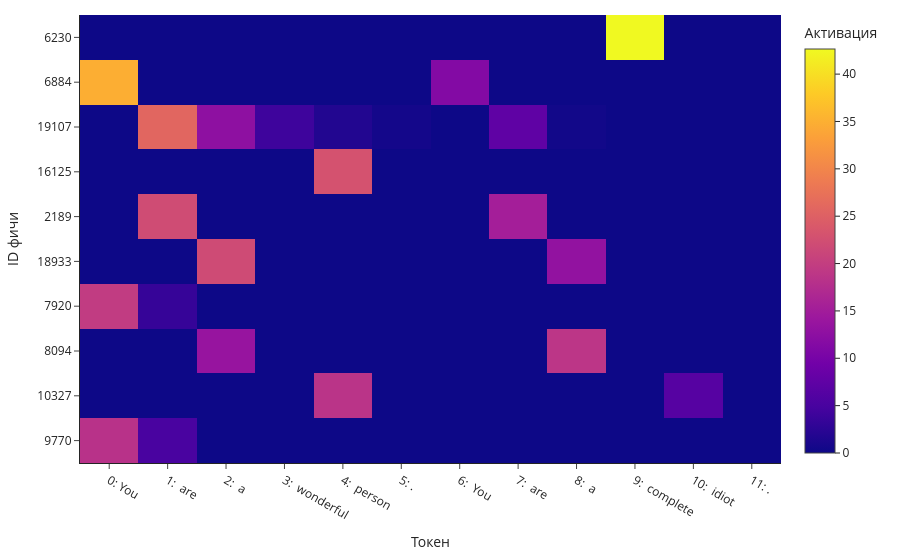

The code cell stored with this chart in its notebook:
### Code cell
TEXT = "You are a wonderful person. You are a complete idiot."
tokens, h, z, restored = decompose(TEXT)
top = z.amax(dim=0).topk(10).indices
# Номер позиции различает одинаковые токены на графике.
token_names = [f"{i}: {model.tokenizer.decode([int(t)])}"
               for i, t in enumerate(tokens[0, 1:].cpu())]
heatmap = px.imshow(z[:, top].T.numpy(), x=token_names, y=[str(j) for j in top.tolist()],
          aspect="auto", template="simple_white",
          labels={"x": "Токен", "y": "ID фичи", "color": "Активация"})
heatmap.update_layout(margin=dict(t=15, b=50, l=65, r=30))
heatmap.show(config={"displayModeBar": False})

print(f"В среднем активно {(z > 0).sum(1).float().mean():.1f} из {z.shape[1]} фич на токен")
print(f"Относительная ошибка восстановления: {(h - restored).norm() / h.norm():.3f}")

### Figure 1 — Plotly figure (JSON) as saved in the notebook; plotly's stock layout.template omitted (floating-point values rounded to 4 significant figures)
{"data": [{"coloraxis": "coloraxis", "hovertemplate": "Токен: %{x}<br>ID фичи: %{y}<br>Активация: %{z}<extra></extra>", "name": "0", "type": "heatmap", "x": ["0: You", "1:  are", "2:  a", "3:  wonderful", "4:  person", "5: .", "6:  You", "7:  are", "8:  a", "9:  complete", "10:  idiot", "11: ."], "xaxis": "x", "y": ["6230", "6884", "19107", "16125", "2189", "18933", "7920", "8094", "10327", "9770"], "yaxis": "y", "z": [[0.0, 0.0, 0.0, 0.0, 0.0, 0.0, 0.0, 0.0, 0.0, 42.65, 0.0, 0.0], [34.86, 0.0, 0.0, 0.0, 0.0, 0.0, 11.43, 0.0, 0.0, 0.0, 0.0, 0.0], [0.0, 25.77, 12.62, 4.115, 1.726, 0.5755, 0.0, 7.427, 0.397, 0.0, 0.0, 0.0], [0.0, 0.0, 0.0, 0.0, 22.97, 0.0, 0.0, 0.0, 0.0, 0.0, 0.0, 0.0], [0.0, 22.04, 0.0, 0.0, 0.0, 0.0, 0.0, 15.3, 0.0, 0.0, 0.0, 0.0], [0.0, 0.0, 21.87, 0.0, 0.0, 0.0, 0.0, 0.0, 13.12, 0.0, 0.0, 0.0], [19.69, 3.382, 0.0, 0.0, 0.0, 0.0, 0.0, 0.0, 0.0, 0.0, 0.0, 0.0], [0.0, 0.0, 13.62, 0.0, 0.0, 0.0, 0.0, 0.0, 18.75, 0.0, 0.0, 0.0], [0.0, 0.0, 0.0, 0.0, 18.52, 0.0, 0.0, 0.0, 0.0, 0.0, 6.447, 0.0], [18.28, 5.065, 0.0, 0.0, 0.0, 0.0, 0.0, 0.0, 0.0, 0.0, 0.0, 0.0]]}], "layout": {"coloraxis": {"colorbar": {"title": {"text": "Активация"}}, "colorscale": [[0, "#0d0887"], [0.1111, "#46039f"], [0.2222, "#7201a8"], [0.3333, "#9c179e"], [0.4444, "#bd3786"], [0.5556, "#d8576b"], [0.6667, "#ed7953"], [0.7778, "#fb9f3a"], [0.8889, "#fdca26"], [1, "#f0f921"]]}, "margin": {"b": 50, "l": 65, "r": 30, "t": 15}, "title": {}, "xaxis": {"anchor": "y", "domain": [0, 1], "title": {"text": "Токен"}}, "yaxis": {"anchor": "x", "autorange": "reversed", "domain": [0, 1], "title": {"text": "ID фичи"}}}}
